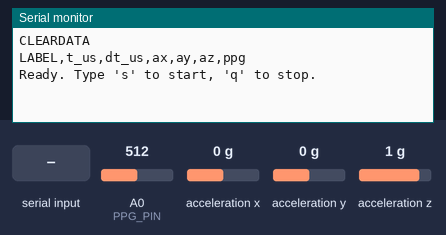
Simulated run of this sketch. Board: Arduino Nano 33 BLE. Shown: the last lines printed to the serial monitor. The test bench sets the inputs (shaded band); at power-on: acceleration x 0 g, A0 (PPG_PIN) = 512, acceleration y 0 g, acceleration z 1 g.

Above: at 1.2 s.
1.3 s: "s" received over Serial
At 1.7 s:
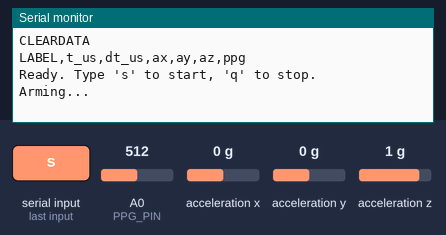
2.8 s: acceleration x set to -1.4 g
5.8 s: "q" received over Serial
At 6.3 s:
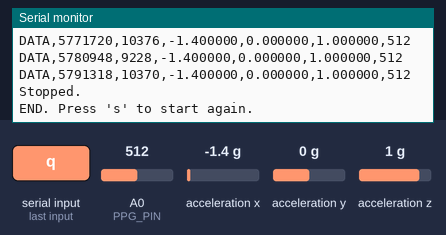
Timing chart, 0 to 8.8 s (numbered marks = the images above; inputs shaded):
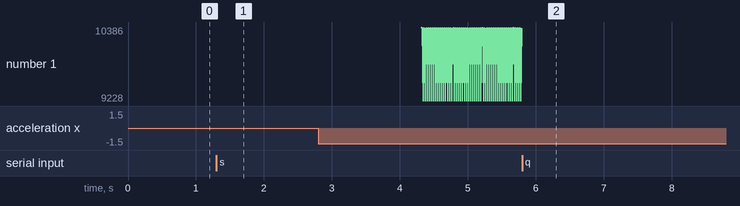

The sketch:

sketch_nov20a.ino
```cpp
#include <Arduino_LSM9DS1.h>

const int PPG_PIN = A0;
const uint32_t TARGET_INTERVAL_US = 10000; // 100 Hz (10ms)
const uint32_t DURATION_MS        = 60000; // 60s
const uint32_t ARM_MS             = 3000;  // 3s 안정화

enum State { IDLE, ARMING, RECORDING, DONE };
State state = IDLE;

uint32_t last_t = 0;
uint32_t start_t_us = 0;
uint32_t start_t_ms = 0;
uint32_t next_due = 0;

void setup() {
  Serial.begin(115200);
  while (!Serial);

  if (!IMU.begin()) {
    Serial.println("IMU init failed!");
    while (1);
  }

  // -------------------------------
  //   PLX-DAQ Header (condition 제거)
  // -------------------------------
  Serial.println("CLEARDATA");
  Serial.println("LABEL,t_us,dt_us,ax,ay,az,ppg");

  Serial.println("Ready. Type 's' to start, 'q' to stop.");
}

void loop() {

  // --- Serial command handling ---
  if (Serial.available()) {
    char c = Serial.read();

    if (c == 's' && state == IDLE) {
      Serial.println("Arming...");
      state = ARMING;
      start_t_ms = millis();
    }

    if (c == 'q' && state == RECORDING) {
      Serial.println("Stopped.");
      state = DONE;
    }
  }

  // --------------------------
  //     ARMING → RECORDING
  // --------------------------
  if (state == ARMING) {

    if (millis() - start_t_ms >= ARM_MS) {
      state = RECORDING;

      start_t_us = micros();
      last_t = start_t_us;
      next_due = start_t_us + TARGET_INTERVAL_US;

      Serial.println("# START");
    }
    return;
  }

  // --------------------------
  //     RECORDING (100Hz)
  // --------------------------
  if (state == RECORDING) {

    // 자동 종료
    if (millis() - (start_t_ms + ARM_MS) >= DURATION_MS) {
      Serial.println("# END auto");
      state = DONE;
      return;
    }

    uint32_t now = micros();
    if ((int32_t)(now - next_due) < 0) {
      return; // 아직 샘플 타임 아님
    }
    next_due += TARGET_INTERVAL_US; // drift-free scheduling

    // --- Read PPG ---
    int ppg = analogRead(PPG_PIN);

    // --- Read Accelerometer only ---
    float ax = 0, ay = 0, az = 0;

    if (IMU.accelerationAvailable()) {
      IMU.readAcceleration(ax, ay, az);
    }

    // --- Timestamp ---
    uint32_t t_us  = now;
    uint32_t dt_us = t_us - last_t;
    last_t = t_us;

    // --------- PLX-DAQ DATA 출력 ---------
    Serial.print("DATA,");
    Serial.print(t_us);  Serial.print(',');
    Serial.print(dt_us); Serial.print(',');
    Serial.print(ax, 6); Serial.print(',');
    Serial.print(ay, 6); Serial.print(',');
    Serial.print(az, 6); Serial.print(',');
    Serial.println(ppg);

    return;
  }

  // --------------------------
  //         DONE
  // --------------------------
  if (state == DONE) {
    Serial.println("END. Press 's' to start again.");
    state = IDLE;
  }
}
```

Measured:
- after the input at 1.3 s, the serial monitor: prints a new line at once (image 1)
